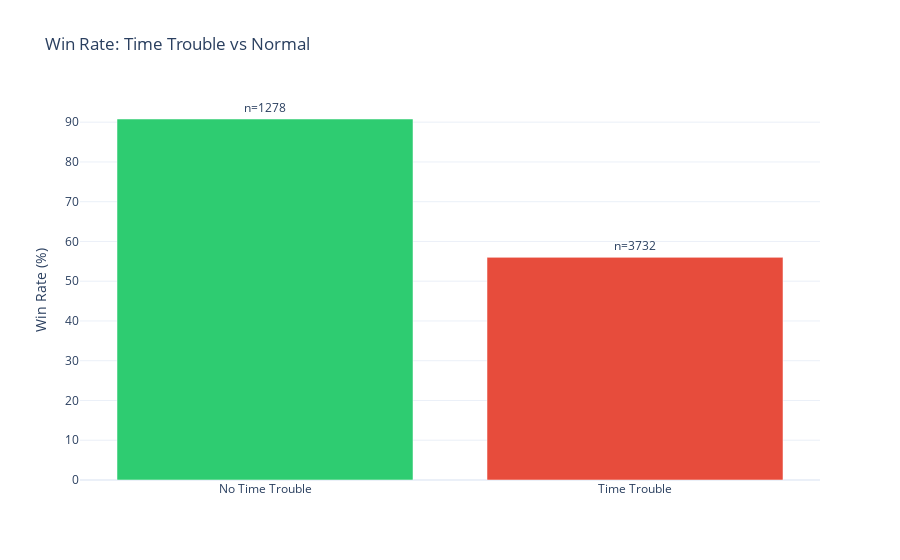

The cell this chart's notebook holds for it:
### Code cell
# Time trouble visualization
if len(time_trouble_stats) > 1:
    fig_time = px.bar(
        time_trouble_stats, x='time_trouble', y='win_rate_pct',
        color='time_trouble',
        title='Win Rate: Time Trouble vs Normal',
        labels={'time_trouble': '', 'win_rate_pct': 'Win Rate (%)'},
        color_discrete_map={'No Time Trouble': COLOR_WIN, 'Time Trouble': COLOR_LOSS},
        text='games'
    )
    fig_time.update_traces(texttemplate='n=%{text}', textposition='outside')
    fig_time.update_layout(template=CHART_TEMPLATE, showlegend=False)
    fig_time.show()

### Figure 1 — Plotly figure (JSON) as saved in the notebook; plotly's stock layout.template omitted (floating-point values rounded to 4 significant figures)
{"data": [{"hovertemplate": "=%{x}<br>Win Rate (%)=%{y}<br>games=%{text}<extra></extra>", "legendgroup": "No Time Trouble", "marker": {"color": "#2ecc71", "pattern": {"shape": ""}}, "name": "No Time Trouble", "orientation": "v", "showlegend": true, "text": [1278.0], "textposition": "outside", "texttemplate": "n=%{text}", "type": "bar", "x": ["No Time Trouble"], "xaxis": "x", "y": [90.8], "yaxis": "y"}, {"hovertemplate": "=%{x}<br>Win Rate (%)=%{y}<br>games=%{text}<extra></extra>", "legendgroup": "Time Trouble", "marker": {"color": "#e74c3c", "pattern": {"shape": ""}}, "name": "Time Trouble", "orientation": "v", "showlegend": true, "text": [3732.0], "textposition": "outside", "texttemplate": "n=%{text}", "type": "bar", "x": ["Time Trouble"], "xaxis": "x", "y": [56.0], "yaxis": "y"}], "layout": {"barmode": "relative", "legend": {"title": {"text": ""}, "tracegroupgap": 0}, "showlegend": false, "title": {"text": "Win Rate: Time Trouble vs Normal"}, "xaxis": {"anchor": "y", "categoryarray": ["No Time Trouble", "Time Trouble"], "categoryorder": "array", "domain": [0, 1], "title": {"text": ""}}, "yaxis": {"anchor": "x", "domain": [0, 1], "title": {"text": "Win Rate (%)"}}}}
